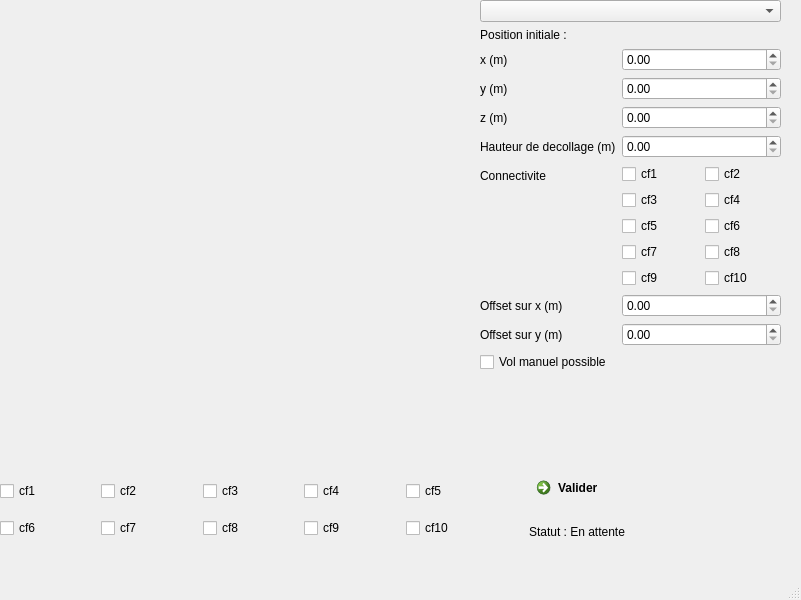
<?xml version="1.0" encoding="UTF-8"?>
<ui version="4.0">
 <class>MainWindow</class>
 <widget class="QMainWindow" name="MainWindow">
  <property name="geometry">
   <rect>
    <x>0</x>
    <y>0</y>
    <width>801</width>
    <height>600</height>
   </rect>
  </property>
  <property name="windowTitle">
   <string>MainWindow</string>
  </property>
  <widget class="QWidget" name="centralwidget">
   <widget class="QwtPlot" name="plot">
    <property name="geometry">
     <rect>
      <x>0</x>
      <y>0</y>
      <width>471</width>
      <height>371</height>
     </rect>
    </property>
   </widget>
   <widget class="QWidget" name="gridLayoutWidget">
    <property name="geometry">
     <rect>
      <x>0</x>
      <y>470</y>
      <width>501</width>
      <height>80</height>
     </rect>
    </property>
    <layout class="QGridLayout" name="gridLayout">
     <item row="0" column="2">
      <widget class="QCheckBox" name="cb_cf3">
       <property name="text">
        <string>cf3</string>
       </property>
      </widget>
     </item>
     <item row="0" column="4">
      <widget class="QCheckBox" name="cb_cf5">
       <property name="text">
        <string>cf5</string>
       </property>
      </widget>
     </item>
     <item row="0" column="3">
      <widget class="QCheckBox" name="cb_cf4">
       <property name="text">
        <string>cf4</string>
       </property>
      </widget>
     </item>
     <item row="0" column="1">
      <widget class="QCheckBox" name="cb_cf2">
       <property name="text">
        <string>cf2</string>
       </property>
      </widget>
     </item>
     <item row="0" column="0">
      <widget class="QCheckBox" name="cb_cf1">
       <property name="text">
        <string>cf1</string>
       </property>
      </widget>
     </item>
     <item row="1" column="0">
      <widget class="QCheckBox" name="cb_cf6">
       <property name="text">
        <string>cf6</string>
       </property>
      </widget>
     </item>
     <item row="1" column="1">
      <widget class="QCheckBox" name="cb_cf7">
       <property name="text">
        <string>cf7</string>
       </property>
      </widget>
     </item>
     <item row="1" column="2">
      <widget class="QCheckBox" name="cb_cf8">
       <property name="text">
        <string>cf8</string>
       </property>
      </widget>
     </item>
     <item row="1" column="3">
      <widget class="QCheckBox" name="cb_cf9">
       <property name="text">
        <string>cf9</string>
       </property>
      </widget>
     </item>
     <item row="1" column="4">
      <widget class="QCheckBox" name="cb_cf10">
       <property name="text">
        <string>cf10</string>
       </property>
      </widget>
     </item>
    </layout>
   </widget>
   <widget class="QWidget" name="verticalLayoutWidget">
    <property name="geometry">
     <rect>
      <x>480</x>
      <y>0</y>
      <width>301</width>
      <height>449</height>
     </rect>
    </property>
    <layout class="QVBoxLayout" name="verticalLayout">
     <item>
      <widget class="QComboBox" name="cf_choice"/>
     </item>
     <item>
      <layout class="QFormLayout" name="formLayout">
       <item row="0" column="0">
        <widget class="QLabel" name="label_pos_init">
         <property name="text">
          <string>Position initiale :</string>
         </property>
         <property name="alignment">
          <set>Qt::AlignCenter</set>
         </property>
        </widget>
       </item>
       <item row="1" column="0">
        <widget class="QLabel" name="label_x">
         <property name="text">
          <string>x (m)</string>
         </property>
        </widget>
       </item>
       <item row="1" column="1">
        <widget class="QDoubleSpinBox" name="x"/>
       </item>
       <item row="2" column="0">
        <widget class="QLabel" name="label_y">
         <property name="text">
          <string>y (m)</string>
         </property>
        </widget>
       </item>
       <item row="2" column="1">
        <widget class="QDoubleSpinBox" name="y"/>
       </item>
       <item row="3" column="0">
        <widget class="QLabel" name="label_z">
         <property name="text">
          <string>z (m)</string>
         </property>
        </widget>
       </item>
       <item row="3" column="1">
        <widget class="QDoubleSpinBox" name="z"/>
       </item>
       <item row="4" column="0">
        <widget class="QLabel" name="label_z_takeoff">
         <property name="text">
          <string>Hauteur de decollage (m)</string>
         </property>
        </widget>
       </item>
       <item row="4" column="1">
        <widget class="QDoubleSpinBox" name="z_takeoff"/>
       </item>
       <item row="5" column="0">
        <widget class="QLabel" name="label_co">
         <property name="text">
          <string>Connectivite</string>
         </property>
        </widget>
       </item>
       <item row="5" column="1">
        <layout class="QGridLayout" name="gridLayout_2">
         <item row="1" column="0">
          <widget class="QCheckBox" name="co_cf3">
           <property name="text">
            <string>cf3</string>
           </property>
          </widget>
         </item>
         <item row="3" column="0">
          <widget class="QCheckBox" name="co_cf7">
           <property name="text">
            <string>cf7</string>
           </property>
          </widget>
         </item>
         <item row="0" column="0">
          <widget class="QCheckBox" name="co_cf1">
           <property name="text">
            <string>cf1</string>
           </property>
          </widget>
         </item>
         <item row="1" column="1">
          <widget class="QCheckBox" name="co_cf4">
           <property name="text">
            <string>cf4</string>
           </property>
          </widget>
         </item>
         <item row="2" column="1">
          <widget class="QCheckBox" name="co_cf6">
           <property name="text">
            <string>cf6</string>
           </property>
          </widget>
         </item>
         <item row="3" column="1">
          <widget class="QCheckBox" name="co_cf8">
           <property name="text">
            <string>cf8</string>
           </property>
          </widget>
         </item>
         <item row="0" column="1">
          <widget class="QCheckBox" name="co_cf2">
           <property name="text">
            <string>cf2</string>
           </property>
          </widget>
         </item>
         <item row="2" column="0">
          <widget class="QCheckBox" name="co_cf5">
           <property name="text">
            <string>cf5</string>
           </property>
          </widget>
         </item>
         <item row="4" column="0">
          <widget class="QCheckBox" name="co_cf9">
           <property name="text">
            <string>cf9</string>
           </property>
          </widget>
         </item>
         <item row="4" column="1">
          <widget class="QCheckBox" name="co_cf10">
           <property name="text">
            <string>cf10</string>
           </property>
          </widget>
         </item>
        </layout>
       </item>
       <item row="6" column="0">
        <widget class="QLabel" name="label_offx">
         <property name="text">
          <string>Offset sur x (m)</string>
         </property>
        </widget>
       </item>
       <item row="6" column="1">
        <widget class="QDoubleSpinBox" name="x_offset"/>
       </item>
       <item row="7" column="0">
        <widget class="QLabel" name="label_offy">
         <property name="text">
          <string>Offset sur y (m)</string>
         </property>
        </widget>
       </item>
       <item row="7" column="1">
        <widget class="QDoubleSpinBox" name="y_offset"/>
       </item>
       <item row="8" column="0">
        <widget class="QCheckBox" name="manual_flight">
         <property name="text">
          <string>Vol manuel possible</string>
         </property>
        </widget>
       </item>
      </layout>
     </item>
    </layout>
   </widget>
   <widget class="QWidget" name="verticalLayoutWidget_2">
    <property name="geometry">
     <rect>
      <x>529</x>
      <y>470</y>
      <width>241</width>
      <height>80</height>
     </rect>
    </property>
    <layout class="QVBoxLayout" name="verticalLayout_2">
     <item>
      <widget class="QCommandLinkButton" name="valider">
       <property name="text">
        <string>Valider</string>
       </property>
      </widget>
     </item>
     <item>
      <widget class="QLabel" name="label_status">
       <property name="text">
        <string>Statut : En attente</string>
       </property>
      </widget>
     </item>
    </layout>
   </widget>
  </widget>
  <widget class="QMenuBar" name="menubar">
   <property name="geometry">
    <rect>
     <x>0</x>
     <y>0</y>
     <width>801</width>
     <height>22</height>
    </rect>
   </property>
  </widget>
  <widget class="QStatusBar" name="statusbar"/>
 </widget>
 <customwidgets>
  <customwidget>
   <class>QwtPlot</class>
   <extends>QFrame</extends>
   <header>qwt_plot.h</header>
  </customwidget>
 </customwidgets>
 <resources/>
 <connections/>
</ui>
